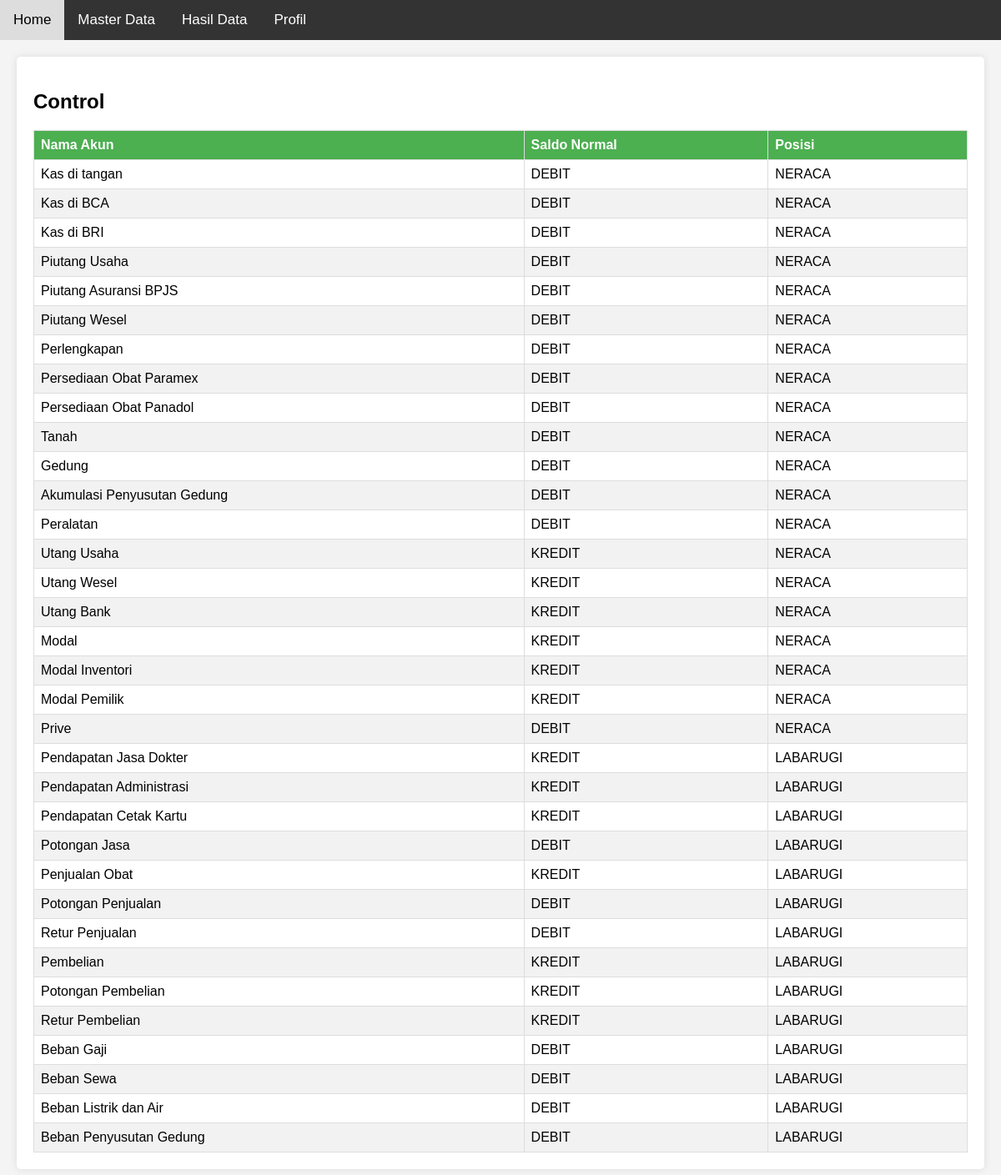
The app's page /control.php with its own data.
### tables this page shows
CREATE TABLE `tbl_control` (
  `Nama_Akun` varchar(50) NOT NULL,
  `Saldo_Normal` varchar(50) NOT NULL,
  `Posisi` varchar(50) NOT NULL
);

### control.php (the view, shortened to what this page needs)
<?php
include 'koneksi.php';
$sql = "SELECT Nama_Akun, Saldo_Normal, Posisi FROM tbl_control";
$result = $koneksi->query($sql);
?>
<!DOCTYPE html>
<html lang="en">
<head>
    <link rel="stylesheet" href="style/control.css">
</head>
<body>
    <div class="topnav" id="myTopnav">
        <a href="index.html">Home</a>
        <div class="dropdown">
            <button class="dropbtn">Master Data
            </button>
        </div>
        <div class="dropdown">
            <button class="dropbtn">Hasil Data
            </button>
        </div>
        <div class="dropdown">
            <button class="dropbtn">Profil
            </button>
        </div>
    </div>
    <div class="main-content">
        <h2>Control</h2>
        <table>
            <thead>
                <tr>
                    <th>Nama Akun</th>
                    <th>Saldo Normal</th>
                    <th>Posisi</th>
                </tr>
            </thead>
            <tbody>
                <?php
                if ($result->num_rows > 0) {
                    while($row = $result->fetch_assoc()) {
                        echo "<tr>";
                        echo "<td>" . $row["Nama_Akun"] . "</td>";
                        echo "<td>" . $row["Saldo_Normal"] . "</td>";
                        echo "<td>" . $row["Posisi"] . "</td>";
                        echo "</tr>";
                    }
                } else {
                    echo "<tr><td colspan='3'>No data available</td></tr>";
                }
                ?>
            </tbody>
        </table>
    </div>
</body>
</html>

### style/control.css (style rules this page uses)
body { font-family: Arial, sans-serif; margin: 0; padding: 0; background-color: #f4f4f4; }
.topnav { overflow: hidden; background-color: #333; }
.topnav a { float: left; display: block; color: #f2f2f2; text-align: center; padding: 14px 16px; text-decoration: none; font-size: 17px; }
.dropdown { float: left; overflow: hidden; }
.dropdown .dropbtn { font-size: 17px; border: none; outline: none; color: white; padding: 14px 16px; background-color: inherit; font-family: inherit; margin: 0; }
.main-content { padding: 20px; background-color: white; margin: 20px; border-radius: 5px; box-shadow: 0 0 10px rgba(0, 0, 0, 0.1); }
table { width: 100%; border-collapse: collapse; margin-top: 20px; }
table, th, td { border: 1px solid #ddd; }
th, td { padding: 8px; text-align: left; }
th { background-color: #4CAF50; color: white; }
tr:nth-child(even) { background-color: #f2f2f2; }

### records on screen
tbl_control: Nama_Akun "Kas di tangan", Saldo_Normal "DEBIT", Posisi "NERACA"
tbl_control: Nama_Akun "Kas di BCA", Saldo_Normal "DEBIT", Posisi "NERACA"
tbl_control: Nama_Akun "Kas di BRI", Saldo_Normal "DEBIT", Posisi "NERACA"
tbl_control: Nama_Akun "Piutang Usaha", Saldo_Normal "DEBIT", Posisi "NERACA"
tbl_control: Nama_Akun "Piutang Asuransi BPJS", Saldo_Normal "DEBIT", Posisi "NERACA"
tbl_control: Nama_Akun "Piutang Wesel", Saldo_Normal "DEBIT", Posisi "NERACA"
tbl_control: Nama_Akun "Perlengkapan", Saldo_Normal "DEBIT", Posisi "NERACA"
tbl_control: Nama_Akun "Persediaan Obat Paramex", Saldo_Normal "DEBIT", Posisi "NERACA"
tbl_control: Nama_Akun "Persediaan Obat Panadol", Saldo_Normal "DEBIT", Posisi "NERACA"
tbl_control: Nama_Akun "Tanah", Saldo_Normal "DEBIT", Posisi "NERACA"
tbl_control: Nama_Akun "Gedung", Saldo_Normal "DEBIT", Posisi "NERACA"
tbl_control: Nama_Akun "Akumulasi Penyusutan Gedung", Saldo_Normal "DEBIT", Posisi "NERACA"
tbl_control: Nama_Akun "Peralatan", Saldo_Normal "DEBIT", Posisi "NERACA"
tbl_control: Nama_Akun "Utang Usaha", Saldo_Normal "KREDIT", Posisi "NERACA"
tbl_control: Nama_Akun "Utang Wesel", Saldo_Normal "KREDIT", Posisi "NERACA"
tbl_control: Nama_Akun "Utang Bank", Saldo_Normal "KREDIT", Posisi "NERACA"
tbl_control: Nama_Akun "Modal", Saldo_Normal "KREDIT", Posisi "NERACA"
tbl_control: Nama_Akun "Modal Inventori", Saldo_Normal "KREDIT", Posisi "NERACA"
tbl_control: Nama_Akun "Modal Pemilik", Saldo_Normal "KREDIT", Posisi "NERACA"
tbl_control: Nama_Akun "Prive", Saldo_Normal "DEBIT", Posisi "NERACA"
tbl_control: Nama_Akun "Pendapatan Jasa Dokter", Saldo_Normal "KREDIT", Posisi "LABARUGI"
tbl_control: Nama_Akun "Pendapatan Administrasi", Saldo_Normal "KREDIT", Posisi "LABARUGI"
tbl_control: Nama_Akun "Pendapatan Cetak Kartu", Saldo_Normal "KREDIT", Posisi "LABARUGI"
tbl_control: Nama_Akun "Potongan Jasa", Saldo_Normal "DEBIT", Posisi "LABARUGI"
tbl_control: Nama_Akun "Penjualan Obat", Saldo_Normal "KREDIT", Posisi "LABARUGI"
tbl_control: Nama_Akun "Potongan Penjualan", Saldo_Normal "DEBIT", Posisi "LABARUGI"
tbl_control: Nama_Akun "Retur Penjualan", Saldo_Normal "DEBIT", Posisi "LABARUGI"
tbl_control: Nama_Akun "Pembelian", Saldo_Normal "KREDIT", Posisi "LABARUGI"
tbl_control: Nama_Akun "Potongan Pembelian", Saldo_Normal "KREDIT", Posisi "LABARUGI"
tbl_control: Nama_Akun "Retur Pembelian", Saldo_Normal "KREDIT", Posisi "LABARUGI"
tbl_control: Nama_Akun "Beban Gaji", Saldo_Normal "DEBIT", Posisi "LABARUGI"
tbl_control: Nama_Akun "Beban Sewa", Saldo_Normal "DEBIT", Posisi "LABARUGI"
tbl_control: Nama_Akun "Beban Listrik dan Air", Saldo_Normal "DEBIT", Posisi "LABARUGI"
tbl_control: Nama_Akun "Beban Penyusutan Gedung", Saldo_Normal "DEBIT", Posisi "LABARUGI"
